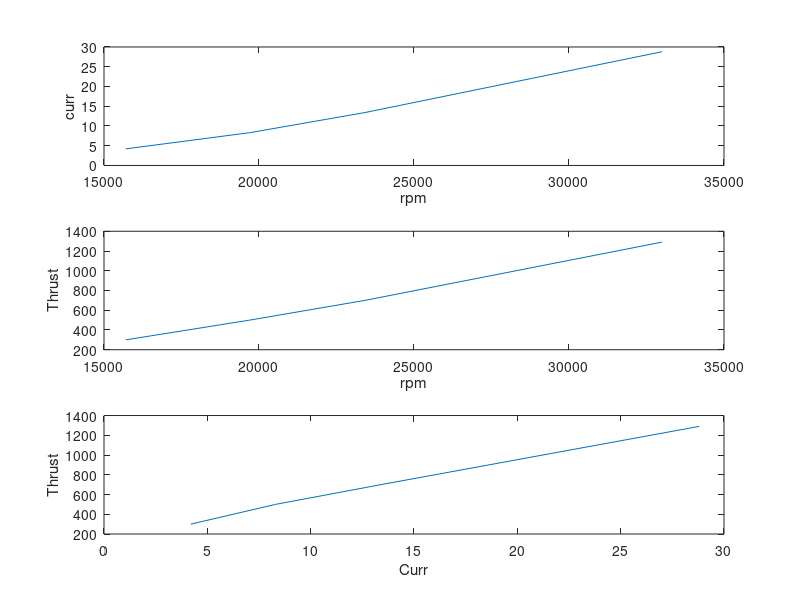
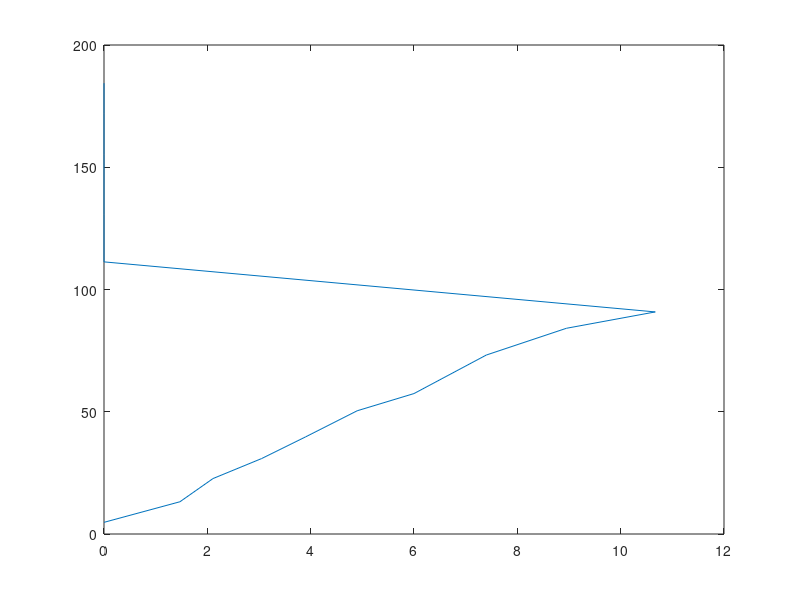
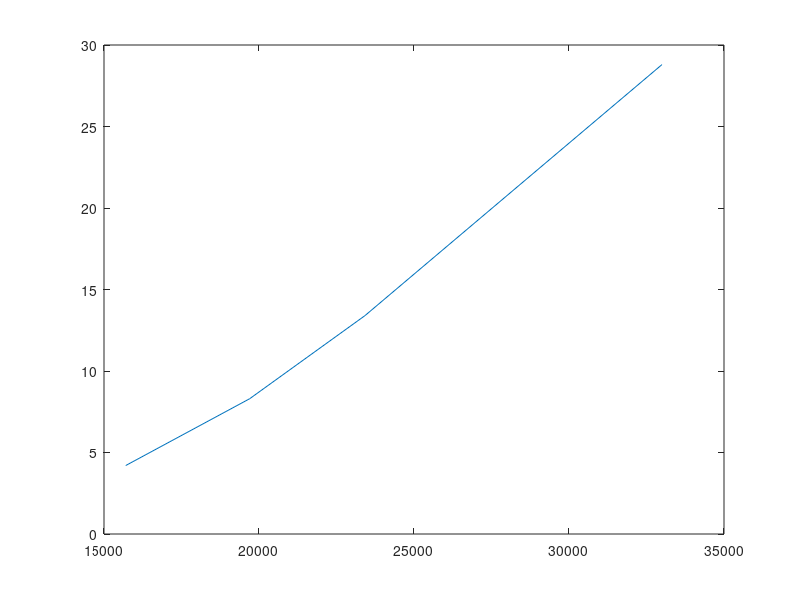

MATLAB code for these plots, in order: (Note: this script raises an error after producing the figures.)
clc; close all; clear variables;

A = [
% PWM Weight Current
1200    4.77  0;
1250    13.19   1.47;
1300    22.68   2.11;
1350    30.85   3.05;
1400    39.70   3.9;
1450    50.4    4.9;
1500    57.44   6.0;
1550    73.2    7.4;
1600    84.14   8.95;
1650    90.83   10.67;
1700    111.3 0;
1750    130.6 0;
1800    143.15 0;
1850    149.6 0;
1900    155.2 0;
1950    172.0 0;
2000    184.4 0;
];
emax_data = [
% thrust current RPM
300	4.2	15700;
500	8.3	19700;
700	13.4	23420;
1290	28.8	33000;
];

pwm = A(:,1);
M = A(:,2);
curr = A(:, 3);

emax_thrust = emax_data(:,1);
emax_curr = emax_data(:,2);
emax_rpm = emax_data(:, 3);

%%
close all
figure;
subplot(3, 1, 1)
plot(emax_rpm, emax_curr);
xlabel('rpm');
ylabel('curr');
hold on;

subplot(3, 1, 2)
plot(emax_rpm, emax_thrust);
xlabel('rpm');
ylabel('Thrust');

subplot(3, 1, 3)
plot(emax_curr, emax_thrust);
xlabel('Curr');
ylabel('Thrust');

%%
figure;
plot(curr, M);
figure;
plot(emax_rpm, emax_curr);

% x = emax_rpm;
% y = emax_curr;
[k, b, err, y1] = linear_regression(emax_rpm, emax_curr);
figure;
scatter(x, y); hold on;
plot(x, y1);
legend('real', 'approximated');

%%
[k, b, err, y1] = linear_regression(pwm(1:9), curr(1:9))
curr(10:end) = pwm(10:end)*k + b
curr

%%
close all
[w, err, y2] = quadratic_regression(emax_rpm(1:3),emax_thrust(1:3));
figure
scatter(emax_rpm, emax_thrust);hold on;
plot(emax_rpm, w(1)+emax_rpm*w(2) + emax_rpm.^2*w(3));
legend('real', 'approx')
xlabel('rpm');
%%
close all
figure
plot(emax_curr, emax_rpm);
hold on
plot(curr, (pwm-1000)/1000*40000)
legend('emax rpm', 'pwm');
xlabel('current, A');

%%
close all

x = N;
momentum = (M/1000 * 9.8) * (66.5/1000);
y = momentum;

[w, err, y2] = quadratic_regression(x,y);


% figure;
% plot(pwm, rpm); hold on;
% plot(pwm, rpm_approx);

figure;
scatter(x, y); hold on;
% plot(x, y1);
plot(x, y2);
%%
close all
% [k, b, err, y1] = linear_regression(emax_rpm, emax_curr);
% curr = k*rpm + b
% rpm = (curr - b) / k
% x = (pwm - 1000)/1000;
EMAX_MAX_RPM = 33000;
MIN_PWM = 1000; MAX_PWM = 2000;
rpm_approx = (pwm-1000)/(MAX_PWM-MIN_PWM) * EMAX_MAX_RPM;
x = rpm_approx;
% x = x / 60;
y = M;
momentum = (M/1000 * 9.8) * (66.5/1000);
y = momentum
% y = y * 1000;
% [k, b, err, y1] = linear_regression(x, y);
% x = curr;
% x = pwm;
% y = rpm;
[w, err, y2] = quadratic_regression(x,y);
fuck = [x'./1e3; y']


% figure;
% plot(pwm, rpm); hold on;
% plot(pwm, rpm_approx);

figure;
scatter(x, y); hold on;
% plot(x, y1);
plot(x, y2);
x = x;
% plot(x, -0.01 + 7.8453e-09*(2*pi*x/60).^2 );
% plot(x, 0.00000000007009*x.^2 + 0.00000160889000*x - 0.00778245010321);
plot(x, 0.00000000008730*x.^2+0.00000084282100*x-0.00027874970727);
hold on
c = 8.7300e-11;
a = -4.8272e+03;
b = -0.0023;
% % 8.7e11*(x+4800) - 0.0023

plot(x, c*(x-a).^2+b);
plot(x, c*(x-a).^2);
legend('real', 'quadratic approx', 'podbor', 'podbor1', 'podbor2');
xlabel('rpm_approx');
xlim([0; 33000]);
% ylim([0; 0.15]);
% c*(x-a)^2+b = cx^2 - 2*a**c*x + (c*a^2 + b) = 
% c = 0.00000000008730
% a = 

%%
% a*x^2 + b*x + c = f*(x-e)^2 + g
% -----           = f*x^2 - 2*e*f*x + f*e^2 + g
% f = a
% b = -2*e*a => e = -b/2a
% c = g + a*b^2/4a^2 = g + b^2/4a => g = c - b^2/4a
%%
A = [
    162	3;
236	5;
311	7;
374	9.1;
439	11;
490	13;
548	15.3;
611	17.3;
712	20.7;
];
thrust = A(:,1);
curr = A(:,2);
figure;
plot(curr, sqrt(thrust));
